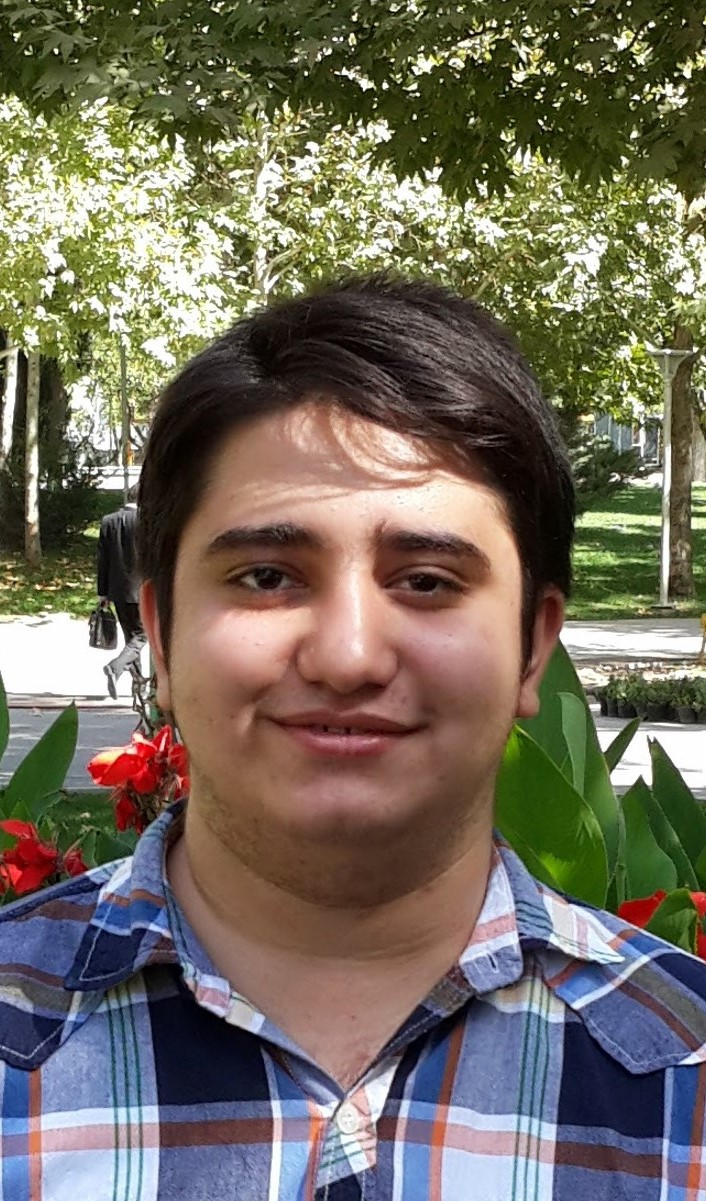
#> input picture Image Processing 2/Assignment22/pic/1.jpg, 706 x 1201 px
$ python Photo_Merge.py
#> lines starting #> are read from the running program, lines starting #| are printed output that depends on the picture
import cv2
import numpy as np

img1 = cv2.imread("Assignment22/pic/1.jpg",0)
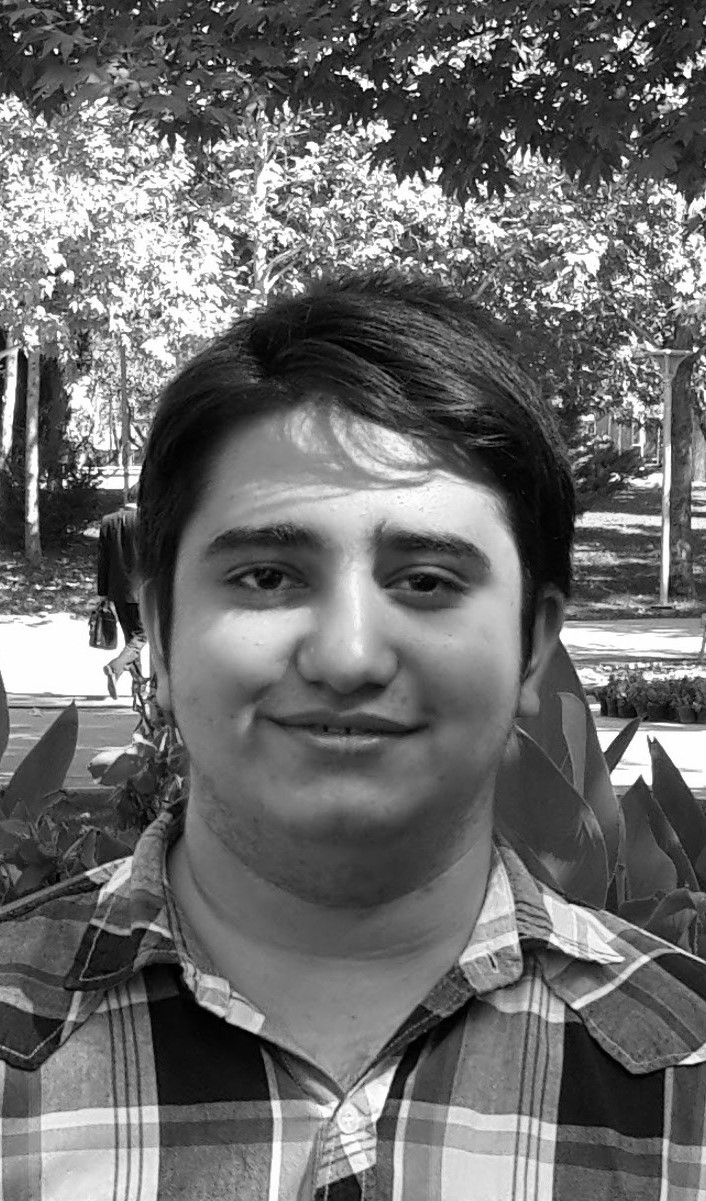
#> img1: shape (1201, 706); min 0, max 255, mean 108.4
img2 = cv2.imread("Assignment22/pic/2.jpg",0)
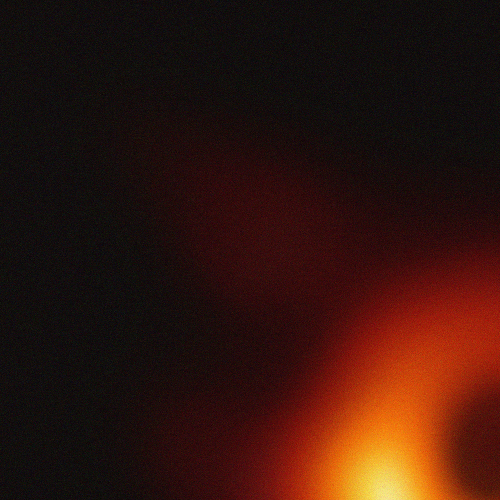
#> input picture Image Processing 2/Assignment22/blackhole/1/2.jpg, 1000 x 1000 px, found by its file name (shown at 1/2 size)
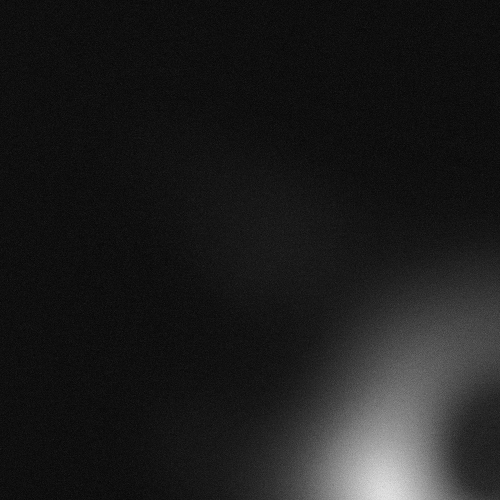
#> img2: shape (1000, 1000) (shown at 1/2 size); min 0, max 236, mean 28.7
img1 = cv2.resize(img1,(200,300))
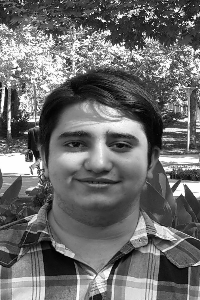
#> img1: shape (300, 200); min 0, max 255, mean 108.3
img2 = cv2.resize(img2,(200,300))
#> img2: shape (300, 200)
res1 = img1//2 + img2//8
res2 = img1//2 + img2//4
res3 = img1//2 + img2//2
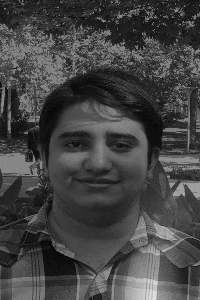
#> res3: shape (300, 200); min 4, max 229, mean 68
res4 = img1//4 + img2//2
res5 = img1//8 + img2//2
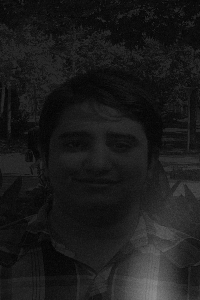
#> res5: shape (300, 200); min 1, max 142, mean 27.2

res = np.concatenate((img1,res1,res2,res4,res5,img2),axis=1)
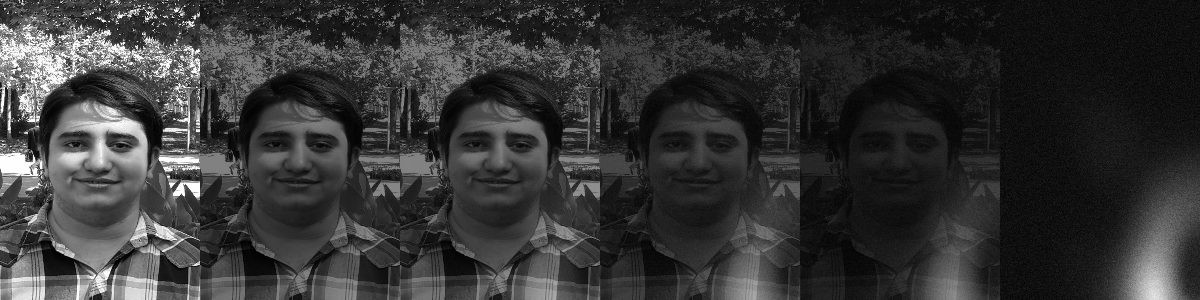
#> res: shape (300, 1200); min 0, max 255, mean 53.8
cv2.imshow("Photo_Merge",res)
cv2.waitKey()
